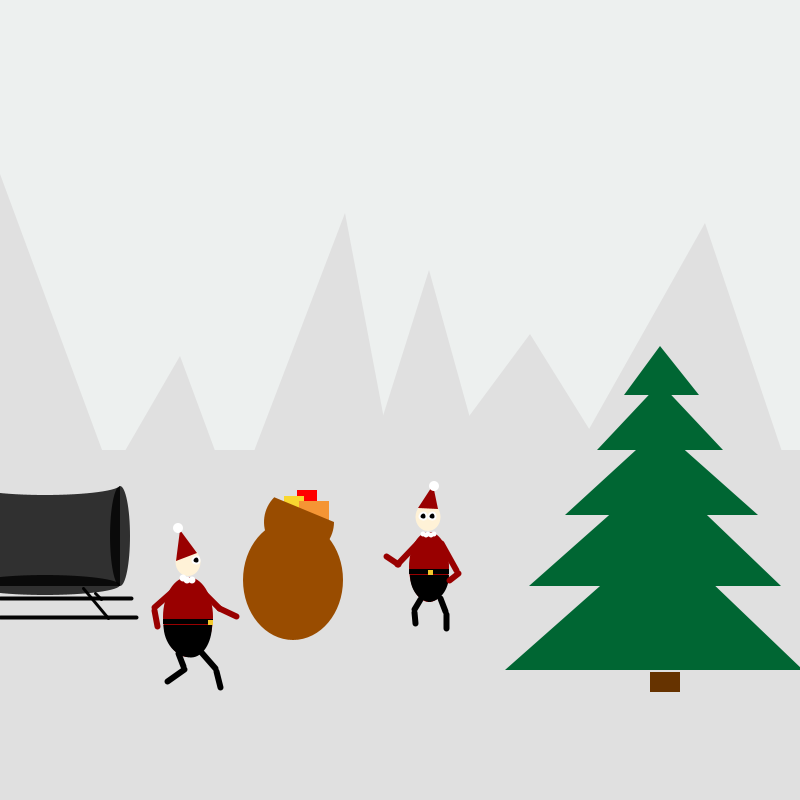
Frame 1 (no input)
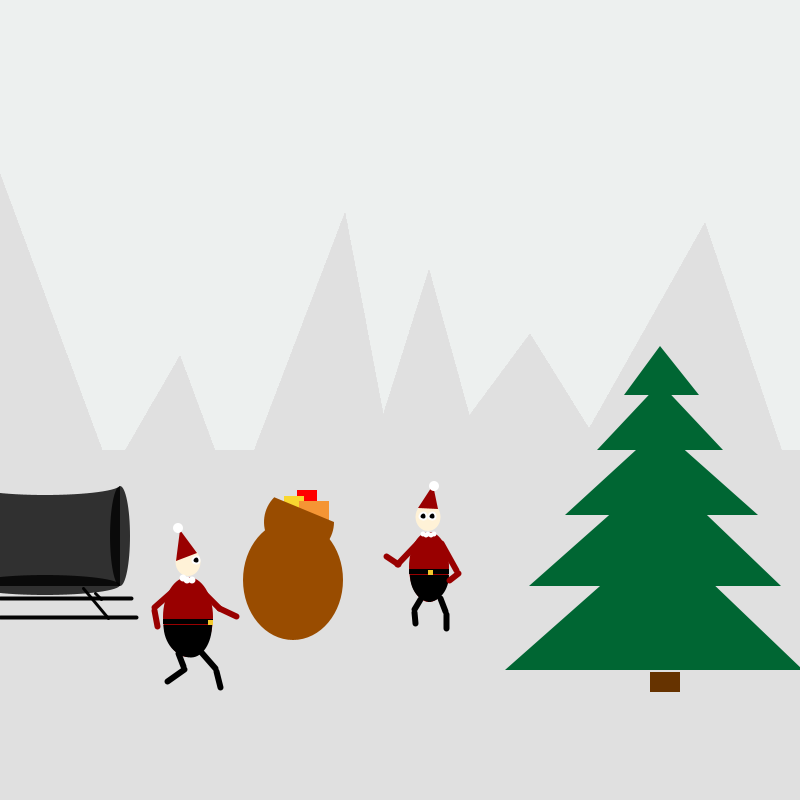
Frame 60 (the mouse pressed at the canvas centre just before this capture)
Frame 120 (the mouse held since frame 60 and released just before this capture): identical to frame 60, image omitted

The Processing sketch that drew these frames (run headless with seeded random() and noise(); from frame 60 on, the mouse is pressed at the canvas centre):

// Processing sketch: lucka_22_elves
// ── lucka_22_elves.pde
void setup(){
 size(800,800);
 background(237, 240, 239);
  
  
}

void draw(){
 println("MouseX : "+mouseX+" MouseY : "+mouseY);
 
 luckaTwentytwo();

}
// ── lucka_22.pde
void luckaTwentytwo(){
//ground
  noStroke();
  fill(224,224,224);
  rect(0, 450, 800, 350);
  
//mountains
  triangle(705, 223, 575, 454, 800, 505);
  triangle(530, 334, 441, 454, 616, 472);
  triangle(429, 270, 371, 454, 485, 472);
  triangle(345, 213, 251, 459, 392, 461);
  triangle(180, 356, 122, 456, 217, 456);
  triangle(0, 174, 0, 450, 105, 458);
  
//tree
  fill(0,102, 51);
  triangle(660, 533, 505, 670, 803, 670);
  triangle(660, 470, 529, 586, 781, 586);
  triangle(660, 428, 565, 515, 758, 515);
  triangle(660, 383, 597, 450, 723, 450);
  triangle(660, 346, 624, 395, 699, 395);
  fill(102,51,0);
  rect(650, 672, 30, 20);

//elf1
  fill(153,0,0);
  ellipse(429, 567, 40, 70);
  fill(255);
  ellipse(423, 534, 5,5);
  ellipse(426, 535, 5,5);
  ellipse(428, 534, 5,5);
  ellipse(431, 535, 5,5);
  ellipse(434, 534, 5,5);
  fill(0);
  arc(428, 575, 42, 54, 0, HALF_PI);
  arc(431, 575, 42, 54, HALF_PI, PI);
  rect(409, 569, 40, 5);
  fill(242,200,46);
  rect(428, 570, 5,5);
  strokeWeight(6);
  stroke(0);
  line(420, 599, 414, 609);
  line(414, 612, 415, 623);
  line(440, 598, 445, 611);
  line(446, 614, 446, 628);
  strokeWeight(6);
  stroke(153,0,0);
  line(417, 543, 397, 564);
  line(398, 564, 386, 556);
  line(441, 543, 456, 570);
  line(458, 573, 449, 580);
  noStroke();
  fill(255, 242, 215);
  ellipse(428, 517, 25, 28);
  stroke(255);
  strokeWeight(2);
  fill(0);
  ellipse(423, 516, 7,7);
  ellipse(432, 516, 7,7);
  fill(153,0,0);
  noStroke();
  triangle(433, 485, 418, 508, 438, 509);
  fill(255);
  ellipse(434, 486, 10,10);

//elf2
  noStroke();
  fill(153,0,0);
  ellipse(188, 617, 50, 80);
  fill(0);
  arc(191, 625, 42, 65, 0, HALF_PI);
  arc(191, 625, 55, 65, HALF_PI, PI);
  rect(163, 619, 50, 5);
  
  strokeWeight(6);
  stroke(0);
  line(201, 652, 215, 668);
  line(216, 671, 220, 687);
  line(178, 653, 183, 666);
  line(184, 669, 167, 681);
  strokeWeight(6);
  stroke(153,0,0);
  line(204, 593, 219, 608);
  line(219, 608,236, 616);
  line(171, 592, 154, 607);
  line(154, 610, 157, 626);
  noStroke();
  fill(255, 242, 215);
  ellipse(188, 562, 25, 28);
  fill(242,200,46);
  rect(208, 620, 5,5);
  fill(153,0,0);
  triangle(180, 530, 176, 561, 197, 553);
  fill(255);
  ellipse(178,528,10,10);
  ellipse(183, 578, 7,7);
  ellipse(187, 580, 7,7);
  ellipse(192, 580, 7,7);
  stroke(255);
  strokeWeight(2);
  fill(0);
  ellipse(196, 560, 7,7);

  
//present
noStroke();
fill(255,0,0);
rect(297, 490, 20,20);
fill(249,215,47);
rect(284, 496, 20,30);
fill(245,149,52);
rect(299, 501, 30, 20);

//bag
fill(153, 76, 0);
ellipse(293, 580, 100,120);
arc(299, 522, 70, 70, 0, PI+QUARTER_PI, OPEN);

//sley
fill(0, 200);
rect(0,486, 120, 100);
ellipse(120, 536, 20, 100);
ellipse(45, 585, 150, 20);
fill(224,224,224);
ellipse(45,485, 150, 20);
strokeCap(ROUND);
stroke(0, 250);
strokeWeight(4);
line(0, 617, 136, 617);
line(0,598, 131, 598);
strokeWeight(3);
line(83, 588, 108, 618);
line(95, 593, 101, 599);

}
